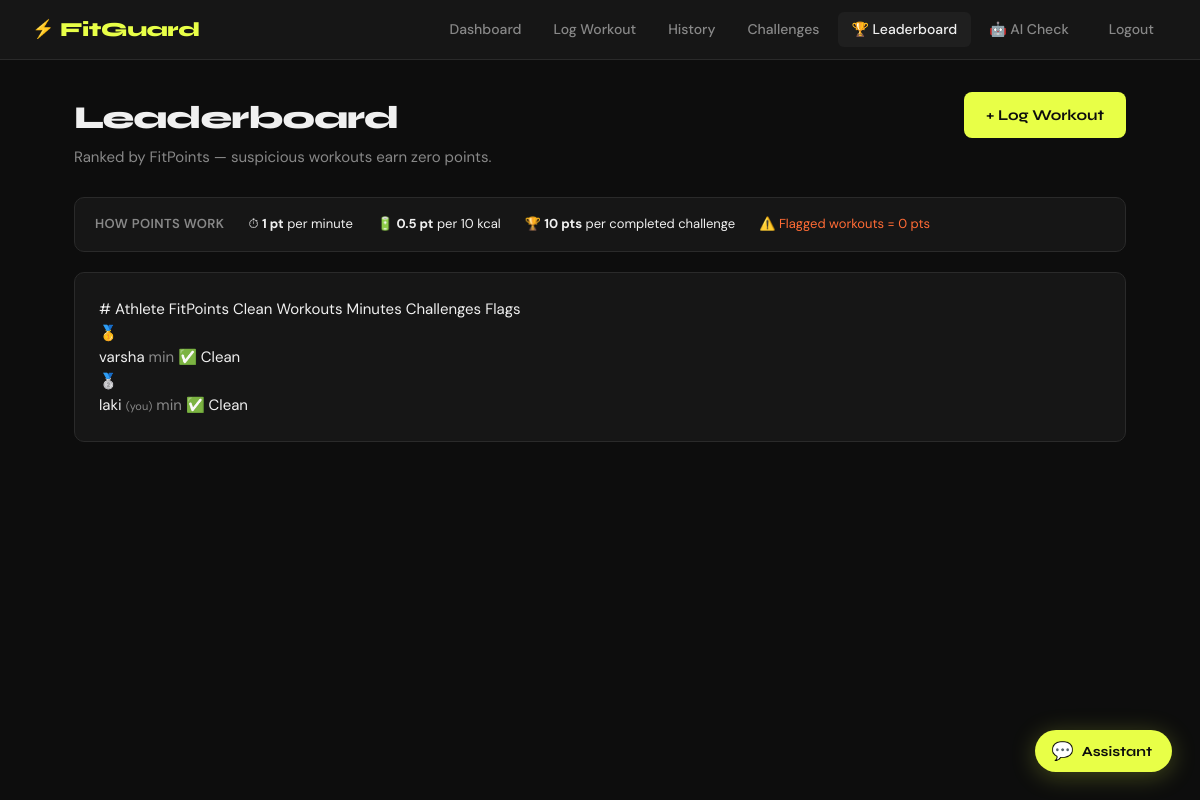
The page /leaderboard (signed in) on the database as committed earlier.
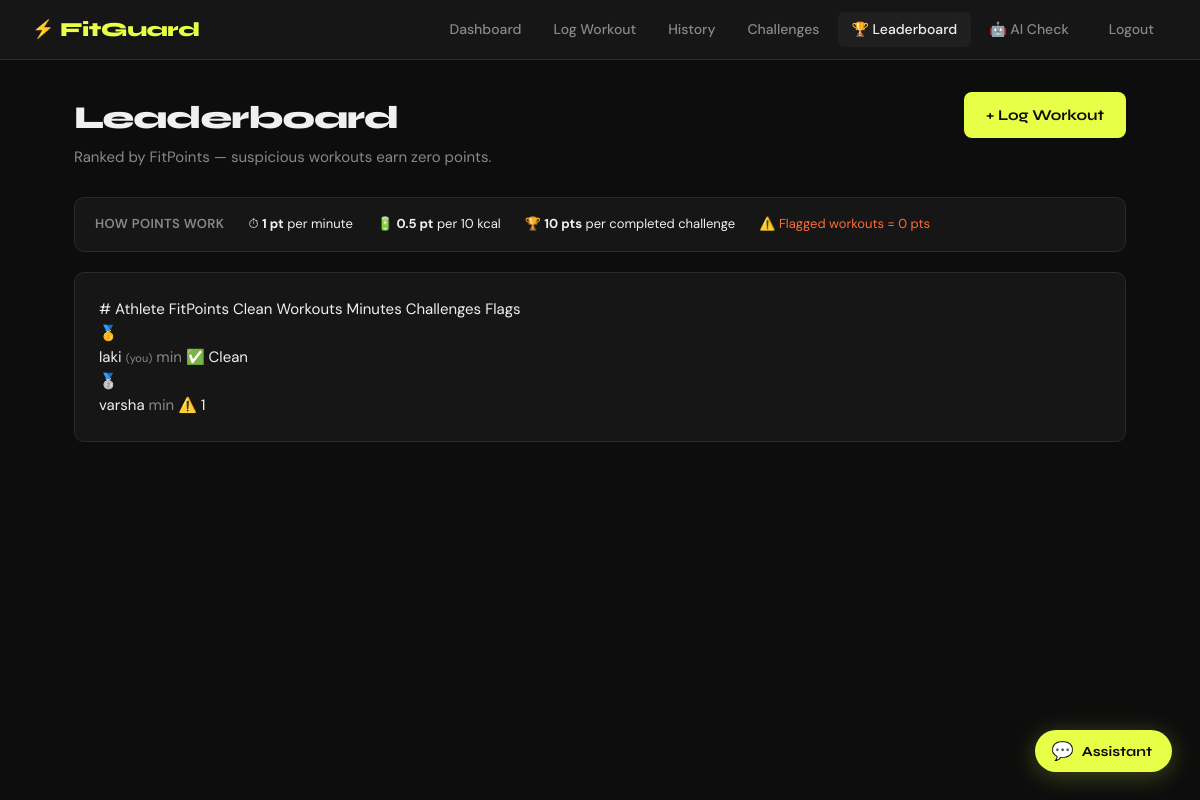
The same page on the database as committed later.
### tables this page shows
CREATE TABLE users (
                id       INTEGER PRIMARY KEY AUTOINCREMENT,
                username TEXT    NOT NULL UNIQUE,
                email    TEXT    NOT NULL UNIQUE,
                password TEXT    NOT NULL,
                created_at TEXT  DEFAULT CURRENT_TIMESTAMP
            );

### app.py (the view)
@app.route("/leaderboard")
@login_required
def leaderboard():
    with get_db() as conn:
        rows = conn.execute("""
            SELECT u.id, u.username,
                COALESCE(SUM(
                    CASE
                      WHEN IFNULL(w.anomaly_status,'normal') != 'suspicious'
                      THEN w.duration
                      ELSE 0
                    END
                ),0) AS clean_min,

                COALESCE(SUM(
                    CASE
                      WHEN IFNULL(w.anomaly_status,'normal') != 'suspicious'
                      THEN COALESCE(w.calories,0)
                      ELSE 0
                    END
                ),0) AS clean_cal,

                COUNT(
                    CASE
                      WHEN IFNULL(w.anomaly_status,'normal')='suspicious'
                      THEN 1
                    END
                ) AS flagged

            FROM users u
            LEFT JOIN workouts w
            ON w.user_id = u.id

            GROUP BY u.id
        """).fetchall()
        cpts = {
            r["user_id"]: r["n"]
            for r in conn.execute(
                "SELECT user_id, COUNT(*) as n FROM challenges WHERE status='completed' GROUP BY user_id"
            ).fetchall()
        }
    board = sorted([
        {
            "rank": 0,
            "username": r["username"],
            "fit_points":
                (
                    r["clean_min"]
                    + (r["clean_cal"] * 0.05)
                    + (cpts.get(r["id"],0) * 10)
                ),
            "flagged": r["flagged"],
            "is_me": r["id"] == session["user_id"]
        }
        for r in rows
    ], key=lambda x: -x["fit_points"])[:50]
    for i, entry in enumerate(board):
        entry["rank"] = i + 1
    return render_template(
        "leaderboard.html",
        board=board
    )

### app.py (called while the page is built)
def get_db():
    conn = sqlite3.connect(DB_PATH)
    conn.row_factory = sqlite3.Row
    return conn

def login_required(f):
    @wraps(f)
    def decorated(*args, **kwargs):
        if "user_id" not in session:
            flash("Please log in to continue.", "warning")
            return redirect(url_for("login"))
        return f(*args, **kwargs)
    return decorated

### templates/leaderboard.html (shortened to what this page needs)
{% extends "base.html" %}
{% block content %}
<div class="page-header">
  <div>
    <h1 class="page-title">Leaderboard</h1>
    <p class="page-sub">Ranked by FitPoints — suspicious workouts earn zero points.</p>
  </div>
  <a href="{{ url_for('log_workout') }}" class="btn-primary">+ Log Workout</a>
</div>
<div class="card" style="margin-bottom: 20px; padding: 16px 20px;">
  <div style="display:flex; gap: 24px; flex-wrap: wrap; align-items: center;">
    <span style="font-size:13px; color: var(--muted); font-weight:600; letter-spacing:.4px; text-transform:uppercase;">How points work</span>
    <span style="font-size:13px; color: var(--text);">⏱ <strong>1 pt</strong> per minute</span>
    <span style="font-size:13px; color: var(--text);">🔋 <strong>0.5 pt</strong> per 10 kcal</span>
    <span style="font-size:13px; color: var(--text);">🏆 <strong>10 pts</strong> per completed challenge</span>
    <span style="font-size:13px; color: var(--orange);">⚠️ Flagged workouts = 0 pts</span>
  </div>
</div>
{% if board %}
  <div class="card">
    <div class="leaderboard-table">
      <div class="lb-head">
        <span>#</span>
        <span>Athlete</span>
        <span>FitPoints</span>
        <span>Clean Workouts</span>
        <span>Minutes</span>
        <span>Challenges</span>
        <span>Flags</span>
      </div>
      {% for entry in board %}
        <div class="lb-row {{ 'me' if entry.is_me else '' }}">
          <span>
            <div class="rank-badge rank-{{ entry.rank if entry.rank <= 3 else 'other' }}">
              {% if entry.rank == 1 %}🥇
              {% elif entry.rank == 2 %}🥈
              {% elif entry.rank == 3 %}🥉
              {% else %}{{ entry.rank }}{% endif %}
            </div>
          </span>
          <span class="lb-username">
            {{ entry.username }}
            {% if entry.is_me %}<span style="font-size:11px; color:var(--muted); font-weight:400;"> (you)</span>{% endif %}
          </span>
          <span style="color: var(--muted);">{{ entry.clean_minutes }} min</span>
          <span>
            <span class="flag-pill {{ 'has-flags' if entry.flagged > 0 else 'no-flags' }}">
              {{ '⚠️ ' ~ entry.flagged if entry.flagged > 0 else '✅ Clean' }}
            </span>
          </span>
        </div>
      {% endfor %}
    </div>
  </div>
{% endif %}
{% endblock %}

Rows that differ between the two databases and show on the page:
changed users "laki": text "🥈" → "🥇"; moves up the list
changed users "varsha": flagged "✅ Clean" → "⚠️ 1"; text "🥇" → "🥈"
